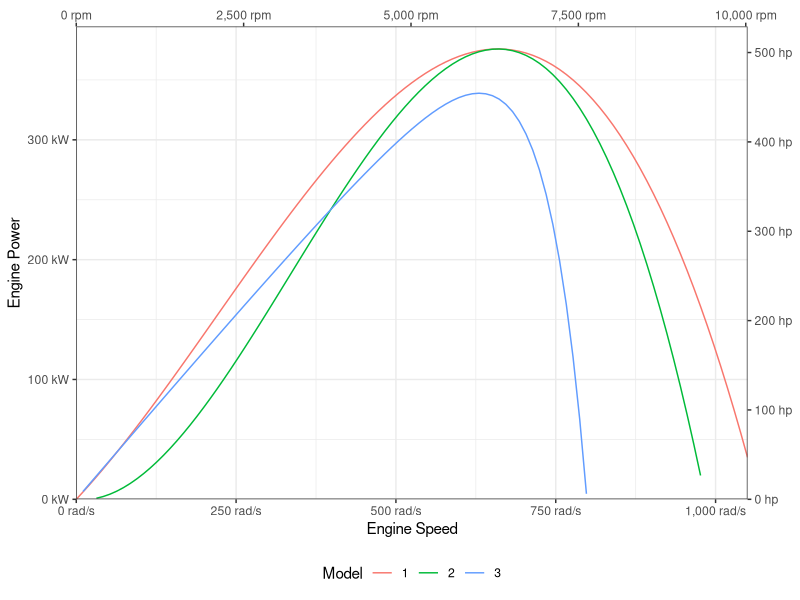
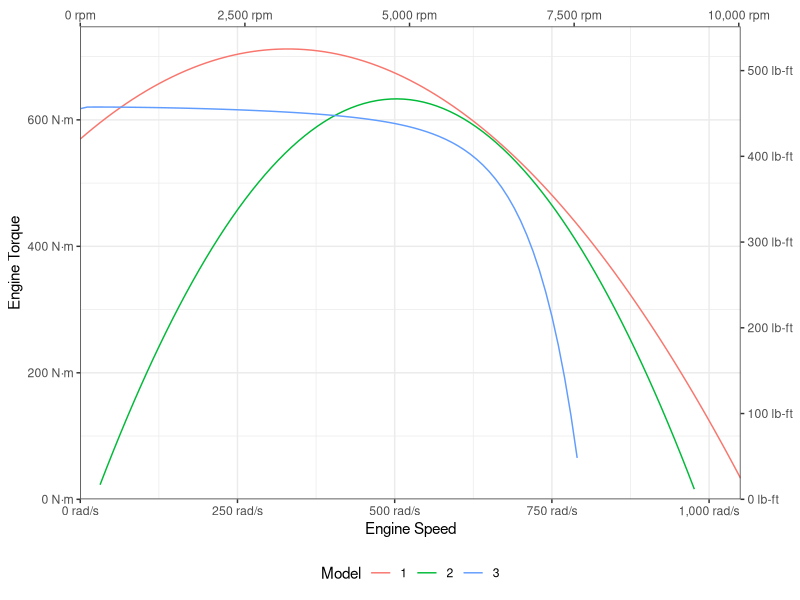

The R source for these figures, in order:
## ---- chunk 1
#| label: setup
#| include: false

library(tidyverse)
library(kableExtra)
library(scales)
## ---- chunk 2
#| label: data

pmaxhp <- 504 #hp
pmaxrpm <- 6300 #rpm
tmaxlbft <- 467 # lb-ft
tmaxrpm <- 4800 #rpm

pmax <- pmaxhp*745.7 # W
pmaxr <- pmaxrpm*0.1047198 #rad/sec
tmax <- tmaxlbft*1.3558 # N-m
tmaxr <- tmaxrpm*0.1047198 #rad/sec
## ---- chunk 3
c11 <- pmax/pmaxr
c22 <- pmax/pmaxr^2
c33 <- -pmax/pmaxr^3
## ---- chunk 4
power1 <- function(s){
  p <- c11*s + c22*s^2 + c33*s^3
  p
}

torque1 <- function(s){
  p <- c11 + c22*s + c33*s^2
  p
}

toptim <- optimise(torque1, c(0,1000), maximum = TRUE)
new_tmax <- toptim$objective
new_tmaxr <- toptim$maximum
new_tmaxlbft <- new_tmax/1.3558
new_tmaxrpm <- new_tmaxr/0.1047198
## ---- chunk 5
c1 <- tmax # J
c2 <- - pmax / (2*pmaxr^2 * (pmaxr - tmaxr)) # Js^2
c3 <- pmax/(2*pmaxr^2) * (3*pmaxr - tmaxr) # J
## ---- chunk 6
power2 <- function(s){
  c3*s + c2*s*(s - tmaxr)^2
}
  
torque2 <- function(s){
  c1 + c2*(s - tmaxr)^2
}

poptim <- optimise(power2, c(0,1000), maximum = TRUE)
toptim <- optimise(torque2, c(0,1000), maximum = TRUE)

new_pmax <- poptim$objective
new_pmaxr <- poptim$maximum
new_pmaxhp <- new_pmax/745.7
new_pmaxrpm <- new_pmaxr/0.1047198

new_tmax <- toptim$objective
new_tmaxr <- toptim$maximum
new_tmaxlbft <- new_tmax/1.3558
new_tmaxrpm <- new_tmaxr/0.1047198
## ---- chunk 7
l <- 0.068
Ef <- 46.9 #MJ/kg
eta <- 0.29
A <- pi*(70/1000)^2 / 4 #m^2
Ve <- 7.0 #L
p0 <- 101.325 #kPa
Ra <- 287 #Nm/kg/K
T0 <- 293.15 #K
k <- 1.407
alpha <- 0.15
beta <- 10

# l <- 0.068
# Ef <- 46.9 #MJ/kg
# eta <- 0.29
# A <- pi*(60/1000)^2 / 4 #m^2
# Ve <- 1.8 #L
# p0 <- 101.325 #kPa
# Ra <- 287 #Nm/kg/K
# T0 <- 293.15 #K
# k <- 1.407
# alpha <- 0.15
# beta <- 10
# pmax <- 103000
# pmaxr <- 659.7344565
## ---- chunk 8
# s in rad/s
power3 <- function(s){
  
  eff <- l*Ef*eta * 1e6 #J/kg
  
  B1 <- A * Ve/1000 * s * p0 / (4 * pi * A * Ra * T0) * 1000 #kg/s
  B2 <- 1 + ((Ve/1000)^2 * s^2 * (k-1)) / (32 * pi^2 * A^2 * k * Ra * T0) #unitless
  expp <- -(k+1) / 2 / (k-1) #unitless
  
  corr <- alpha*pmax*exp(beta * (s - pmaxr) / pmaxr) #W
  
  eff * B1 * B2^expp - corr
}

torque3 <- function(s){
  eff <- l*Ef*eta * 1e6 #J/kg
  
  B1 <- A * Ve/1000 * p0 / (4 * pi * A * Ra * T0) * 1000 #kg/s
  B2 <- 1 + ((Ve/1000)^2 * s^2 * (k-1)) / (32 * pi^2 * A^2 * k * Ra * T0) #unitless
  expp <- -(k+1) / 2 / (k-1) #unitless
  
  eff * B1 * B2^expp
}

torque3 <- function(s) {power3(s)/s}
## ---- chunk 9
#| label: fig-power-graph
#| fig-cap: Predicted 2005 Chevrolet Corvette C6 Z06 engine power as a function of engine speed.
#| warning: false

ggplot() +
  geom_function(aes(color = "1"), fun = power1) +
  geom_function(aes(color = "2"), fun = power2) +
  geom_function(aes(color = "3"), fun = power3) +
  scale_x_continuous(
    name = "Engine Speed",
    limits = c(0,1050),
    expand = expansion(c(0,0)),
    labels = label_comma(suffix = " rad/s"),
    sec.axis = sec_axis(~./0.1047198, labels = label_comma(suffix = " rpm"))
  ) +
  scale_y_continuous(
    name = "Engine Power",
    limits = c(0,NA),
    expand = expansion(c(0,0.05)),
    labels = label_comma(scale = 1/1000, suffix = " kW"),
    sec.axis = sec_axis(~./745.7, labels = label_comma(suffix = " hp"))
  ) +
  labs(color = "Model") +
  theme_bw() +
  theme(legend.position = "bottom")
## ---- chunk 10
#| label: fig-torque-graph
#| fig-cap: Predicted 2005 Chevrolet Corvette C6 Z06 engine torque as a function of engine speed.
#| warning: false

ggplot() +
  geom_function(aes(color = "1"), fun = torque1) +
  geom_function(aes(color = "2"), fun = torque2) +
  geom_function(aes(color = "3"), fun = torque3, xlim = c(1,1000)) +
  scale_x_continuous(
    name = "Engine Speed",
    limits = c(0,1050),
    expand = expansion(c(0,0)),
    labels = label_comma(suffix = " rad/s"),
    sec.axis = sec_axis(~./0.1047198, labels = label_comma(suffix = " rpm"))
  ) +
  scale_y_continuous(
    name = "Engine Torque",
    limits = c(0,NA),
    expand = expansion(c(0,0.05)),
    labels = label_comma(suffix = " N\u00b7m"),
    sec.axis = sec_axis(~./1.3558, labels = label_comma(suffix = " lb-ft"))
  ) +
  labs(color = "Model") +
  theme_bw() +
  theme(legend.position = "bottom")
